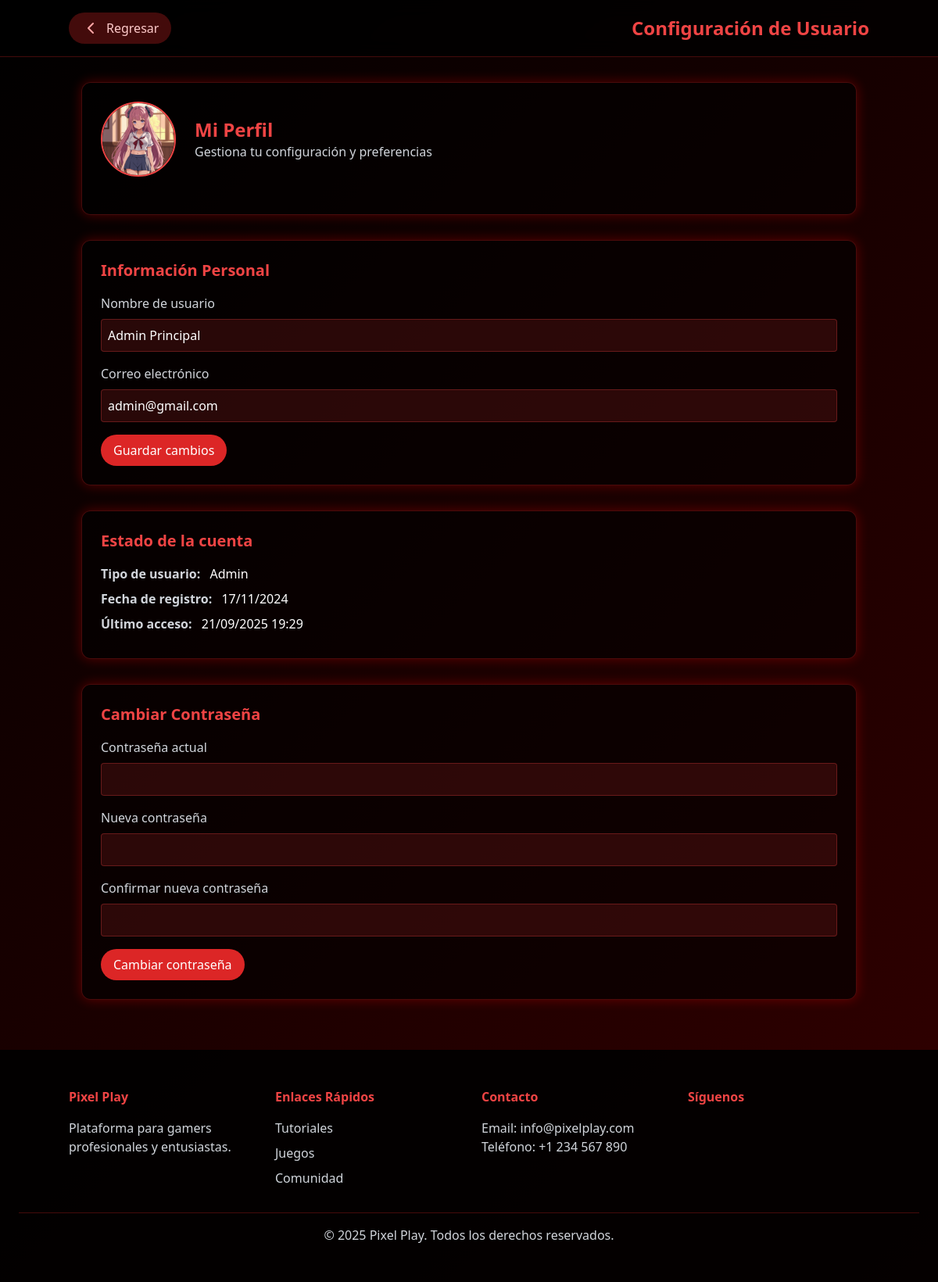
/controlador/confi_user.php (signed in), run on the app's committed database.
### tables this page shows
CREATE TABLE `usuarios` (
  `id` int(11) NOT NULL,
  `nombre` varchar(100) NOT NULL,
  `email` varchar(100) NOT NULL,
  `password` varchar(255) NOT NULL,
  `tipo_usuario` enum('usuario','admin','adminvista','moderador') DEFAULT 'usuario',
  `fecha_registro` timestamp NOT NULL DEFAULT current_timestamp(),
  `ultimo_acceso` timestamp NULL DEFAULT NULL,
  `estado` enum('activo','inactivo') DEFAULT 'activo',
  `rango_id` int(11) DEFAULT NULL,
  `foto_perfil` varchar(255) DEFAULT NULL,
  `puntos` int(11) DEFAULT 0
);

### controlador/confi_user.php (the view, shortened to what this page needs)
<?php
require_once 'conexion.php';
$conexion = $conexion;
function obtenerFotoPerfil($usuario, $size) {
    $base_path = '../vista/';
    $default_image = $base_path . 'multimedia/default-profile.png';
    $foto_perfil = !empty($usuario['foto_perfil']) ? $base_path . $usuario['foto_perfil'] : $default_image;
    return htmlspecialchars($foto_perfil);
}
$usuario_id = $_SESSION['usuario_id'];
$stmt = $conexion->prepare("SELECT * FROM usuarios WHERE id = ?");
$stmt->bind_param("i", $usuario_id);
$stmt->execute();
$resultado = $stmt->get_result();
$usuario = $resultado->fetch_assoc();
?>
<!DOCTYPE html>
<html lang="es">
<head>
    <script src="https://cdn.tailwindcss.com"></script>
</head>
<body class="min-h-screen text-white flex flex-col">
    <header class="sticky top-0 z-50 bg-black/80 backdrop-blur-md border-b border-red-600/30 p-4">
        <div class="container mx-auto flex items-center justify-between">
            <a href="principal.php" class="flex items-center space-x-2 bg-red-600/30 hover:bg-red-600/50 py-2 px-4 rounded-full transition-all group">
                <svg xmlns="http://www.w3.org/2000/svg" width="24" height="24" viewBox="0 0 24 24" fill="none" stroke="currentColor" stroke-width="2" stroke-linecap="round" stroke-linejoin="round" class="lucide lucide-arrow-left text-red-300 group-hover:translate-x-[-5px] transition-transform">
                    <path d="m15 18-6-6 6-6"/>
                </svg>
                <span class="text-red-200">Regresar</span>
            </a>
            <h1 class="text-2xl font-bold text-red-500">Configuración de Usuario</h1>
        </div>
    </header>
    <main class="container mx-auto px-4 py-8 flex-grow">
        <?php if (!$usuario): ?>
        <div class="bg-red-900/50 text-red-200 p-4 rounded-lg mb-6 text-center red-glow">
            No se pudo cargar la información del usuario. Por favor, intenta de nuevo.
        </div>
        <?php else: ?>
        <div class="bg-black/60 border border-red-600/30 rounded-xl p-6 mb-8 red-glow">
            <div class="flex items-center mb-6">
                <img src="<?php echo obtenerFotoPerfil($usuario, 'medium'); ?>"
                    alt="<?php echo htmlspecialchars($usuario['nombre'] ?? 'Usuario'); ?>"
                    class="w-24 h-24 rounded-full mr-6 object-cover border-2 border-red-500">
                <div>
                    <h1 class="text-2xl font-bold text-red-500">Mi Perfil</h1>
                    <p class="text-gray-300">Gestiona tu configuración y preferencias</p>
                </div>
            </div>
        </div>
        <div class="bg-black/60 border border-red-600/30 rounded-xl p-6 mb-8 red-glow">
            <h2 class="text-xl font-semibold text-red-500 mb-4">Información Personal</h2>
            <form method="POST" action="">
                <div class="mb-4">
                    <label class="block text-gray-300 mb-2">Nombre de usuario</label>
                    <input type="text" name="nombre" value="<?php echo htmlspecialchars($usuario['nombre'] ?? ''); ?>" required class="w-full bg-red-900/30 border border-red-500/30 p-2 rounded text-white">
                </div>
                <div class="mb-4">
                    <label class="block text-gray-300 mb-2">Correo electrónico</label>
                    <input type="email" name="email" value="<?php echo htmlspecialchars($usuario['email'] ?? ''); ?>" required class="w-full bg-red-900/30 border border-red-500/30 p-2 rounded text-white">
                </div>
                <button type="submit" name="actualizar_info" class="bg-red-600 hover:bg-red-700 text-white py-2 px-4 rounded-full transition hover-red-glow">Guardar cambios</button>
            </form>
        </div>
        <div class="bg-black/60 border border-red-600/30 rounded-xl p-6 mb-8 red-glow">
            <h2 class="text-xl font-semibold text-red-500 mb-4">Estado de la cuenta</h2>
            <div class="mb-2">
                <label class="font-bold text-gray-300">Tipo de usuario:</label>
                <span class="ml-2"><?php echo ucfirst($usuario['tipo_usuario'] ?? 'N/A'); ?></span>
            </div>
            <div class="mb-2">
                <label class="font-bold text-gray-300">Fecha de registro:</label>
                <span class="ml-2"><?php echo isset($usuario['fecha_registro']) ? date('d/m/Y', strtotime($usuario['fecha_registro'])) : 'N/A'; ?></span>
            </div>
            <div class="mb-2">
                <label class="font-bold text-gray-300">Último acceso:</label>
                <span class="ml-2"><?php echo isset($usuario['ultimo_acceso']) && $usuario['ultimo_acceso'] ? date('d/m/Y H:i', strtotime($usuario['ultimo_acceso'])) : 'N/A'; ?></span>
            </div>
        </div>
        <div class="bg-black/60 border border-red-600/30 rounded-xl p-6 mb-8 red-glow">
            <h2 class="text-xl font-semibold text-red-500 mb-4">Cambiar Contraseña</h2>
            <form method="POST" action="">
                <div class="mb-4">
                    <label class="block text-gray-300 mb-2">Contraseña actual</label>
                    <input type="password" name="password_actual" required class="w-full bg-red-900/30 border border-red-500/30 p-2 rounded text-white">
                </div>
                <div class="mb-4">
                    <label class="block text-gray-300 mb-2">Nueva contraseña</label>
                    <input type="password" name="password_nuevo" required class="w-full bg-red-900/30 border border-red-500/30 p-2 rounded text-white">
                </div>
                <div class="mb-4">
                    <label class="block text-gray-300 mb-2">Confirmar nueva contraseña</label>
                    <input type="password" name="password_confirmar" required class="w-full bg-red-900/30 border border-red-500/30 p-2 rounded text-white">
                </div>
                <button type="submit" name="cambiar_password" class="bg-red-600 hover:bg-red-700 text-white py-2 px-4 rounded-full transition hover-red-glow">Cambiar contraseña</button>
            </form>
        </div>
        <?php endif; ?>
    </main>
    <footer class="bg-black/90 text-gray-300 py-12 px-6 mt-auto">
        <div class="container mx-auto grid grid-cols-1 md:grid-cols-4 gap-8">
            <div>
                <h4 class="text-red-500 font-bold mb-4">Pixel Play</h4>
                <p>Plataforma para gamers profesionales y entusiastas.</p>
            </div>
            <div>
                <h4 class="text-red-500 font-bold mb-4">Enlaces Rápidos</h4>
                <ul class="space-y-2">
                    <li><a href="tutoriales.php" class="hover:text-red-500 transition">Tutoriales</a></li>
                    <li><a href="juegos.php" class="hover:text-red-500 transition">Juegos</a></li>
                    <li><a href="comunidad.php" class="hover:text-red-500 transition">Comunidad</a></li>
                </ul>
            </div>
            <div>
                <h4 class="text-red-500 font-bold mb-4">Contacto</h4>
                <p>Email: info@pixelplay.com</p>
                <p>Teléfono: +1 234 567 890</p>
            </div>
            <div>
                <h4 class="text-red-500 font-bold mb-4">Síguenos</h4>
            </div>
        </div>
        <div class="text-center mt-8 border-t border-red-600/30 pt-4">
            <p>&copy; 2025 Pixel Play. Todos los derechos reservados.</p>
        </div>
    </footer>
</body>
</html>

### controlador/confi_user.php (style rules this page uses)
body { background: linear-gradient(135deg, #000000, #1a0000, #330000); background-attachment: fixed; }
.red-glow { box-shadow: 0 0 15px rgba(255, 0, 0, 0.3); }

### data on the page
usuarios: foto_perfil (picture), nombre "Admin Principal", email "admin@gmail.com", tipo_usuario "Admin", fecha_registro "17/11/2024", ultimo_acceso "21/09/2025 19:29"
